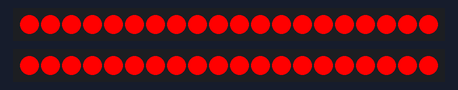
This sketch was run on a simulated ATtiny85, built with avr-gcc and run on an emulated ATtiny85. Parts: 2 × 20 RGB LEDs in strip order, left to right.

Above: at 1.1 s.
At 3.2 s:
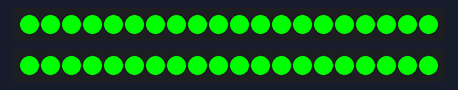
At 5.3 s:
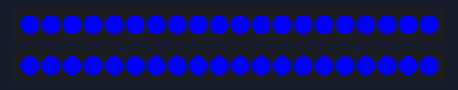
At 7.4 s:
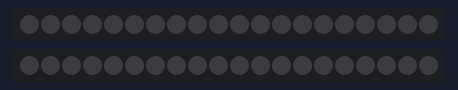

Measured:
- by itself, everything shown: repeats every 8.5 s, in 80 steps

The sketch:

Strip_Test.ino
```cpp
#include <Adafruit_NeoPixel.h>
#ifdef __AVR__
  #include <avr/power.h>
#endif

#define PIN1 2
#define PIN2 3

// Parameter 1 = number of pixels in strip
// Parameter 2 = Arduino pin number (most are valid)
// Parameter 3 = pixel type flags, add together as needed:
//   NEO_KHZ800  800 KHz bitstream (most NeoPixel products w/WS2812 LEDs)
//   NEO_KHZ400  400 KHz (classic 'v1' (not v2) FLORA pixels, WS2811 drivers)
//   NEO_GRB     Pixels are wired for GRB bitstream (most NeoPixel products)
//   NEO_RGB     Pixels are wired for RGB bitstream (v1 FLORA pixels, not v2)
//   NEO_RGBW    Pixels are wired for RGBW bitstream (NeoPixel RGBW products)
Adafruit_NeoPixel strip1 = Adafruit_NeoPixel(20, PIN1, NEO_GRB + NEO_KHZ800);
Adafruit_NeoPixel strip2 = Adafruit_NeoPixel(20, PIN2, NEO_GRB + NEO_KHZ800);


// IMPORTANT: To reduce NeoPixel burnout risk, add 1000 uF capacitor across
// pixel power leads, add 300 - 500 Ohm resistor on first pixel's data input
// and minimize distance between Arduino and first pixel.  Avoid connecting
// on a live circuit...if you must, connect GND first.

void setup() {
  // This is for Trinket 5V 16MHz, you can remove these three lines if you are not using a Trinket
  #if defined (__AVR_ATtiny85__)
    if (F_CPU == 16000000) clock_prescale_set(clock_div_1);
  #endif
  // End of trinket special code


  strip1.begin();
  strip2.begin();
  strip1.show(); // Initialize all pixels to 'off'
  strip2.show(); // Initialize all pixels to 'off'
}

void loop() {
  // Some example procedures showing how to display to the pixels:
  colorWipe(strip1.Color(255, 0, 0), 50); // Red
  colorWipe(strip2.Color(255, 0, 0), 50); // Red

  colorWipe(strip1.Color(0, 255, 0), 50); // Green
  colorWipe(strip2.Color(0, 255, 0), 50); // Green

  colorWipe(strip1.Color(0, 0, 255), 50); // Blue
  colorWipe(strip2.Color(0, 0, 255), 50); // Blue

  colorWipe(strip1.Color(0, 0, 0, 255), 50); // White RGBW
  colorWipe(strip2.Color(0, 0, 0, 255), 50); // White RGBW
}

// Fill the dots one after the other with a color
void colorWipe(uint32_t c, uint8_t wait) {
  for(uint16_t i=0; i<strip2.numPixels(); i++) {
    strip1.setPixelColor(i, c);
    strip2.setPixelColor(i, c);
    strip1.show();
    strip2.show();
    delay(wait);
  }
}
```
